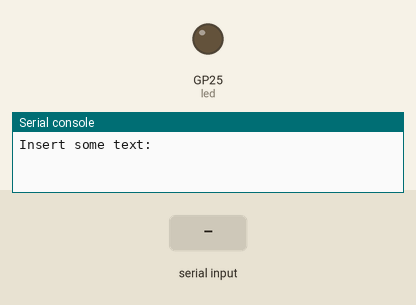
Simulated run of this program. Board: Raspberry Pi Pico running MicroPython. Shown: output pins drawn as LEDs (lit = HIGH), the last lines printed to the serial console. Inputs (shaded band) come from the test bench.

Above: at 1.2 s.
1.3 s: "1" typed at the serial console, then Enter
At 3.09 s:
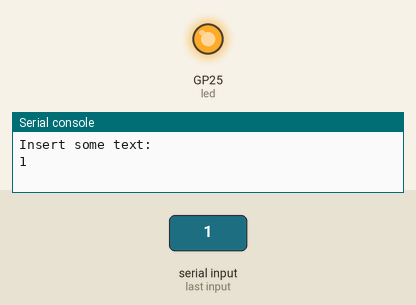
4.3 s: "200" typed at the serial console, then Enter
Timing chart, 0 to 12.2 s (numbered marks = the images above; inputs shaded):
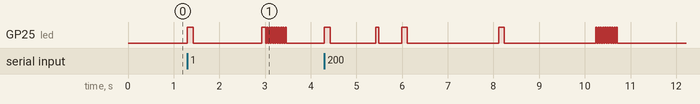

Measured:
- after the input at 1.3 s, GP25 (led): goes HIGH 0.13 s, LOW 1.5 s, HIGH 0.09 s, 9 × (LOW 0.03 s, HIGH 0.03 s), then LOW, starting at once

The program:

string2binary_builtin_led.py
```python
import machine
import utime
import select
import sys

led = machine.Pin(25, machine.Pin.OUT)
led.value(0)

VAL = 0.5

def usleep(time):
    utime.sleep(time)

def led_blink():
    led.value(1)
    utime.sleep(0.08)
    led.value(0)
    utime.sleep(0.1)

def loop():
    txt = input("Insert some text:")
    for char in txt:
        char_bin = bin(ord(char))[2:]
        for i in char_bin:
            if int(i) == 1:
                led.value(1)
                usleep(VAL/8)
                led.value(0)
            else:
                led.value(0)
                usleep(VAL)

    for i in range(10):
        led.value(1)
        usleep(VAL/20)
        led.value(0)
        usleep(VAL/20)


if __name__ == '__main__':
    while True: loop()
```
